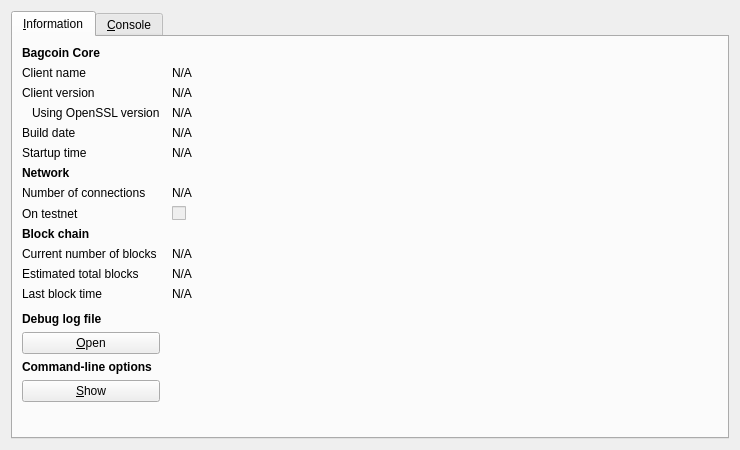
<?xml version="1.0" encoding="UTF-8"?>
<ui version="4.0">
 <class>RPCConsole</class>
 <widget class="QDialog" name="RPCConsole">
  <property name="geometry">
   <rect>
    <x>0</x>
    <y>0</y>
    <width>740</width>
    <height>450</height>
   </rect>
  </property>
  <property name="windowTitle">
   <string>Bagcoin - Debug window</string>
  </property>
  <layout class="QVBoxLayout" name="verticalLayout_2">
   <item>
    <widget class="QTabWidget" name="tabWidget">
     <property name="currentIndex">
      <number>0</number>
     </property>
     <widget class="QWidget" name="tab_info">
      <attribute name="title">
       <string>&amp;Information</string>
      </attribute>
      <layout class="QGridLayout" name="gridLayout" columnstretch="0,1">
       <property name="horizontalSpacing">
        <number>12</number>
       </property>
       <item row="0" column="0">
        <widget class="QLabel" name="label_9">
         <property name="font">
          <font>
           <weight>75</weight>
           <bold>true</bold>
          </font>
         </property>
         <property name="text">
          <string>Bagcoin Core</string>
         </property>
        </widget>
       </item>
       <item row="1" column="0">
        <widget class="QLabel" name="label_5">
         <property name="text">
          <string>Client name</string>
         </property>
        </widget>
       </item>
       <item row="1" column="1">
        <widget class="QLabel" name="clientName">
         <property name="cursor">
          <cursorShape>IBeamCursor</cursorShape>
         </property>
         <property name="text">
          <string>N/A</string>
         </property>
         <property name="textFormat">
          <enum>Qt::PlainText</enum>
         </property>
         <property name="textInteractionFlags">
          <set>Qt::LinksAccessibleByMouse|Qt::TextSelectableByKeyboard|Qt::TextSelectableByMouse</set>
         </property>
        </widget>
       </item>
       <item row="2" column="0">
        <widget class="QLabel" name="label_6">
         <property name="text">
          <string>Client version</string>
         </property>
        </widget>
       </item>
       <item row="2" column="1">
        <widget class="QLabel" name="clientVersion">
         <property name="cursor">
          <cursorShape>IBeamCursor</cursorShape>
         </property>
         <property name="text">
          <string>N/A</string>
         </property>
         <property name="textFormat">
          <enum>Qt::PlainText</enum>
         </property>
         <property name="textInteractionFlags">
          <set>Qt::LinksAccessibleByMouse|Qt::TextSelectableByKeyboard|Qt::TextSelectableByMouse</set>
         </property>
        </widget>
       </item>
       <item row="3" column="0">
        <widget class="QLabel" name="label_14">
         <property name="text">
          <string>Using OpenSSL version</string>
         </property>
         <property name="indent">
          <number>10</number>
         </property>
        </widget>
       </item>
       <item row="3" column="1">
        <widget class="QLabel" name="openSSLVersion">
         <property name="cursor">
          <cursorShape>IBeamCursor</cursorShape>
         </property>
         <property name="text">
          <string>N/A</string>
         </property>
         <property name="textFormat">
          <enum>Qt::PlainText</enum>
         </property>
         <property name="textInteractionFlags">
          <set>Qt::LinksAccessibleByMouse|Qt::TextSelectableByKeyboard|Qt::TextSelectableByMouse</set>
         </property>
        </widget>
       </item>
       <item row="4" column="0">
        <widget class="QLabel" name="label_12">
         <property name="text">
          <string>Build date</string>
         </property>
        </widget>
       </item>
       <item row="4" column="1">
        <widget class="QLabel" name="buildDate">
         <property name="cursor">
          <cursorShape>IBeamCursor</cursorShape>
         </property>
         <property name="text">
          <string>N/A</string>
         </property>
         <property name="textFormat">
          <enum>Qt::PlainText</enum>
         </property>
         <property name="textInteractionFlags">
          <set>Qt::LinksAccessibleByMouse|Qt::TextSelectableByKeyboard|Qt::TextSelectableByMouse</set>
         </property>
        </widget>
       </item>
       <item row="5" column="0">
        <widget class="QLabel" name="label_13">
         <property name="text">
          <string>Startup time</string>
         </property>
        </widget>
       </item>
       <item row="5" column="1">
        <widget class="QLabel" name="startupTime">
         <property name="cursor">
          <cursorShape>IBeamCursor</cursorShape>
         </property>
         <property name="text">
          <string>N/A</string>
         </property>
         <property name="textFormat">
          <enum>Qt::PlainText</enum>
         </property>
         <property name="textInteractionFlags">
          <set>Qt::LinksAccessibleByMouse|Qt::TextSelectableByKeyboard|Qt::TextSelectableByMouse</set>
         </property>
        </widget>
       </item>
       <item row="6" column="0">
        <widget class="QLabel" name="label_11">
         <property name="font">
          <font>
           <weight>75</weight>
           <bold>true</bold>
          </font>
         </property>
         <property name="text">
          <string>Network</string>
         </property>
        </widget>
       </item>
       <item row="7" column="0">
        <widget class="QLabel" name="label_7">
         <property name="text">
          <string>Number of connections</string>
         </property>
        </widget>
       </item>
       <item row="7" column="1">
        <widget class="QLabel" name="numberOfConnections">
         <property name="cursor">
          <cursorShape>IBeamCursor</cursorShape>
         </property>
         <property name="text">
          <string>N/A</string>
         </property>
         <property name="textFormat">
          <enum>Qt::PlainText</enum>
         </property>
         <property name="textInteractionFlags">
          <set>Qt::LinksAccessibleByMouse|Qt::TextSelectableByKeyboard|Qt::TextSelectableByMouse</set>
         </property>
        </widget>
       </item>
       <item row="8" column="0">
        <widget class="QLabel" name="label_8">
         <property name="text">
          <string>On testnet</string>
         </property>
        </widget>
       </item>
       <item row="8" column="1">
        <widget class="QCheckBox" name="isTestNet">
         <property name="enabled">
          <bool>false</bool>
         </property>
         <property name="text">
          <string/>
         </property>
        </widget>
       </item>
       <item row="9" column="0">
        <widget class="QLabel" name="label_10">
         <property name="font">
          <font>
           <weight>75</weight>
           <bold>true</bold>
          </font>
         </property>
         <property name="text">
          <string>Block chain</string>
         </property>
        </widget>
       </item>
       <item row="10" column="0">
        <widget class="QLabel" name="label_3">
         <property name="text">
          <string>Current number of blocks</string>
         </property>
        </widget>
       </item>
       <item row="10" column="1">
        <widget class="QLabel" name="numberOfBlocks">
         <property name="cursor">
          <cursorShape>IBeamCursor</cursorShape>
         </property>
         <property name="text">
          <string>N/A</string>
         </property>
         <property name="textFormat">
          <enum>Qt::PlainText</enum>
         </property>
         <property name="textInteractionFlags">
          <set>Qt::LinksAccessibleByMouse|Qt::TextSelectableByKeyboard|Qt::TextSelectableByMouse</set>
         </property>
        </widget>
       </item>
       <item row="11" column="0">
        <widget class="QLabel" name="label_4">
         <property name="text">
          <string>Estimated total blocks</string>
         </property>
        </widget>
       </item>
       <item row="11" column="1">
        <widget class="QLabel" name="totalBlocks">
         <property name="cursor">
          <cursorShape>IBeamCursor</cursorShape>
         </property>
         <property name="text">
          <string>N/A</string>
         </property>
         <property name="textFormat">
          <enum>Qt::PlainText</enum>
         </property>
         <property name="textInteractionFlags">
          <set>Qt::LinksAccessibleByMouse|Qt::TextSelectableByKeyboard|Qt::TextSelectableByMouse</set>
         </property>
        </widget>
       </item>
       <item row="12" column="0">
        <widget class="QLabel" name="label_2">
         <property name="text">
          <string>Last block time</string>
         </property>
        </widget>
       </item>
       <item row="12" column="1">
        <widget class="QLabel" name="lastBlockTime">
         <property name="cursor">
          <cursorShape>IBeamCursor</cursorShape>
         </property>
         <property name="text">
          <string>N/A</string>
         </property>
         <property name="textFormat">
          <enum>Qt::PlainText</enum>
         </property>
         <property name="textInteractionFlags">
          <set>Qt::LinksAccessibleByMouse|Qt::TextSelectableByKeyboard|Qt::TextSelectableByMouse</set>
         </property>
        </widget>
       </item>
       <item row="13" column="0">
        <spacer name="verticalSpacer_2">
         <property name="orientation">
          <enum>Qt::Vertical</enum>
         </property>
         <property name="sizeHint" stdset="0">
          <size>
           <width>20</width>
           <height>20</height>
          </size>
         </property>
        </spacer>
       </item>
       <item row="14" column="0">
        <widget class="QLabel" name="labelDebugLogfile">
         <property name="font">
          <font>
           <weight>75</weight>
           <bold>true</bold>
          </font>
         </property>
         <property name="text">
          <string>Debug log file</string>
         </property>
        </widget>
       </item>
       <item row="15" column="0">
        <widget class="QPushButton" name="openDebugLogfileButton">
         <property name="toolTip">
          <string>Open the Bagcoin debug log file from the current data directory. This can take a few seconds for large log files.</string>
         </property>
         <property name="text">
          <string>&amp;Open</string>
         </property>
         <property name="autoDefault">
          <bool>false</bool>
         </property>
        </widget>
       </item>
       <item row="16" column="0">
        <widget class="QLabel" name="labelCLOptions">
         <property name="font">
          <font>
           <weight>75</weight>
           <bold>true</bold>
          </font>
         </property>
         <property name="text">
          <string>Command-line options</string>
         </property>
        </widget>
       </item>
       <item row="17" column="0">
        <widget class="QPushButton" name="showCLOptionsButton">
         <property name="toolTip">
          <string>Show the Bagcoin-Qt help message to get a list with possible Bagcoin command-line options.</string>
         </property>
         <property name="text">
          <string>&amp;Show</string>
         </property>
         <property name="autoDefault">
          <bool>false</bool>
         </property>
        </widget>
       </item>
       <item row="18" column="0">
        <spacer name="verticalSpacer">
         <property name="orientation">
          <enum>Qt::Vertical</enum>
         </property>
         <property name="sizeHint" stdset="0">
          <size>
           <width>20</width>
           <height>40</height>
          </size>
         </property>
        </spacer>
       </item>
      </layout>
     </widget>
     <widget class="QWidget" name="tab_console">
      <attribute name="title">
       <string>&amp;Console</string>
      </attribute>
      <layout class="QVBoxLayout" name="verticalLayout_3">
       <property name="spacing">
        <number>3</number>
       </property>
       <item>
        <widget class="QTextEdit" name="messagesWidget">
         <property name="minimumSize">
          <size>
           <width>0</width>
           <height>100</height>
          </size>
         </property>
         <property name="readOnly">
          <bool>true</bool>
         </property>
         <property name="tabKeyNavigation" stdset="0">
          <bool>false</bool>
         </property>
         <property name="columnCount" stdset="0">
          <number>2</number>
         </property>
        </widget>
       </item>
       <item>
        <layout class="QHBoxLayout" name="horizontalLayout">
         <property name="spacing">
          <number>3</number>
         </property>
         <item>
          <widget class="QLabel" name="label">
           <property name="text">
            <string notr="true">&gt;</string>
           </property>
          </widget>
         </item>
         <item>
          <widget class="QLineEdit" name="lineEdit"/>
         </item>
         <item>
          <widget class="QPushButton" name="clearButton">
           <property name="maximumSize">
            <size>
             <width>24</width>
             <height>24</height>
            </size>
           </property>
           <property name="toolTip">
            <string>Clear console</string>
           </property>
           <property name="text">
            <string/>
           </property>
           <property name="icon">
            <iconset resource="../bitcoin.qrc">
             <normaloff>:/icons/remove</normaloff>:/icons/remove</iconset>
           </property>
           <property name="shortcut">
            <string notr="true">Ctrl+L</string>
           </property>
           <property name="autoDefault">
            <bool>false</bool>
           </property>
          </widget>
         </item>
        </layout>
       </item>
      </layout>
     </widget>
    </widget>
   </item>
  </layout>
 </widget>
 <resources>
  <include location="../bitcoin.qrc"/>
 </resources>
 <connections/>
</ui>
